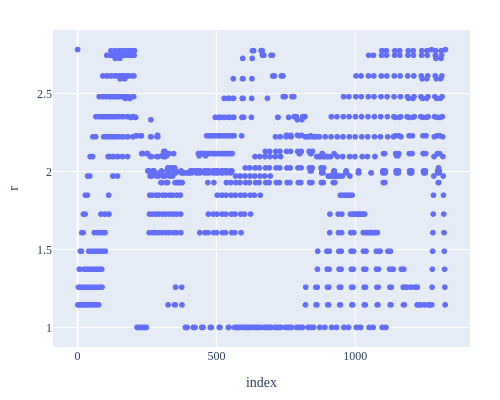

Notebook code for this chart:
### Code cell
px.scatter(df_res2.sort_values(["r"], ascending=False), y="r", hover_data=["partition_greedy", "partition_opt"]).update_layout(
    width=500, height=400,
    font=dict(family="iosevka"),
    margin=dict(t=30, b=30, l=30, r=30),
    )

### Figure 1 — Plotly figure (JSON) as saved in the notebook; plotly's stock layout.template omitted (floating-point values rounded to 4 significant figures; data arrays with more than 128 entries replaced by an {"elided": "..."} marker saying what was removed)
{"data": [{"customdata": {"elided": "1326x2 str values"}, "hovertemplate": "index=%{x}<br>r=%{y}<br>partition_greedy=%{customdata[0]}<br>partition_opt=%{customdata[1]}<extra></extra>", "legendgroup": "", "marker": {"color": "#636efa", "symbol": "circle"}, "mode": "markers", "name": "", "showlegend": false, "type": "scattergl", "x": {"elided": "1326 int values"}, "xaxis": "x", "y": {"elided": "1326 float values"}, "yaxis": "y"}], "layout": {"font": {"family": "iosevka"}, "height": 400, "legend": {"tracegroupgap": 0}, "margin": {"b": 30, "l": 30, "r": 30, "t": 30}, "width": 500, "xaxis": {"anchor": "y", "domain": [0, 1], "title": {"text": "index"}}, "yaxis": {"anchor": "x", "domain": [0, 1], "title": {"text": "r"}}}}
